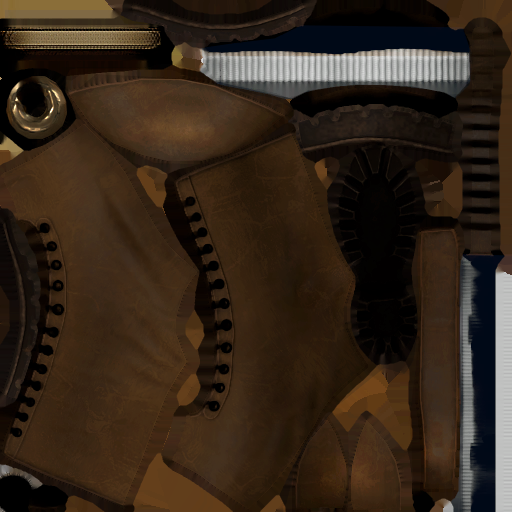
#> input picture scratch/lara_source/8016.png, 512 x 512 px, found by its file name
$ python inspect_candidate_pixels.py
#> lines starting #> are read from the running program, lines starting #| are printed output that depends on the picture
from PIL import Image
import numpy as np

def main():
    img_path = "sources_backup/lara-croft-2026-rigged/textures/8016.png"
    img = Image.open(img_path).convert('RGBA')
#> img is the input picture: PIL image 512x512 RGBA; mean R, G, B, A 52.6, 38.6, 25.9, 254.8
    data = np.array(img)

    # Let's inspect the candidate regions:
    # We want to find white/grey plissé fabric.
    # Region 1: Row 0-2, Col 0-3 (Top-left)
    # Row 0-2 -> Y=[0, 96], Col 0-3 -> X=[0, 128]
    # Region 2: Row 13-15, Col 6-14 (Bottom-right-ish)
    # Row 13-15 -> Y=[416, 512], Col 6-14 -> X=[192, 480]
    # Region 3: Row 5-8, Col 13-15 (Middle-right)
    # Row 5-8 -> Y=[160, 288], Col 13-15 -> X=[416, 512]

    regions = [
        ("Top-left (Y=[0, 96], X=[0, 128])", 0, 96, 0, 128),
        ("Bottom-right-ish (Y=[416, 512], X=[192, 480])", 416, 512, 192, 480),
        ("Middle-right (Y=[160, 288], X=[416, 512])", 160, 288, 416, 512)
    ]

    for name, y_min, y_max, x_min, x_max in regions:
        region_data = data[y_min:y_max, x_min:x_max]
        r = region_data[:, :, 0]
        g = region_data[:, :, 1]
        b = region_data[:, :, 2]
        a = region_data[:, :, 3]

        # White/grey pixels check: r > 180, g > 180, b > 180, and low saturation (difference < 15)
        white_mask = (a > 200) & (r > 180) & (g > 180) & (b > 180) & (np.abs(r - g) < 15) & (np.abs(g - b) < 15)
        num_whites = np.sum(white_mask)
        avg_color = [np.mean(r), np.mean(g), np.mean(b)]

        print(f"Region {name}:")
        print(f"  Average color: R={avg_color[0]:.1f}, G={avg_color[1]:.1f}, B={avg_color[2]:.1f}")
        print(f"  Number of white/grey pixels (r/g/b > 180): {num_whites} out of {region_data.size // 4}")
#> this loop made 3 passes
#> (num_whites, avg_color) on passes 1 to 3: (0, [66.86, 51.75, 31.53]), (0, [57.42, 38.89, 22.45]), (20, [43.42, 31.39, 21.97])
#|   Average color: R=66.9, G=51.8, B=31.5
#|   Number of white/grey pixels (r/g/b > 180): 0 out of 12288
#|   Average color: R=57.4, G=38.9, B=22.5
#|   Number of white/grey pixels (r/g/b > 180): 0 out of 27648
#|   Average color: R=43.4, G=31.4, B=22.0
#|   Number of white/grey pixels (r/g/b > 180): 20 out of 12288
#> pass 1, in main, `region_data = data[y_min:y_max, x_min:x_max]`:
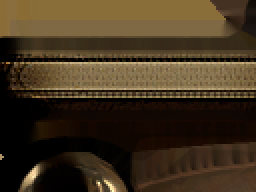
#> region_data: shape (96, 128, 4) (shown 2 times larger); mean R, G, B, A 66.9, 51.8, 31.5, 254.8; transparent parts drawn white
#> pass 1, in main, `r = region_data[:, :, 0]`:
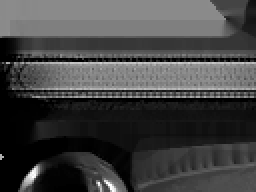
#> r: shape (96, 128) (shown 2 times larger); min 0, max 255, mean 66.9
#> pass 1, in main, `g = region_data[:, :, 1]`:
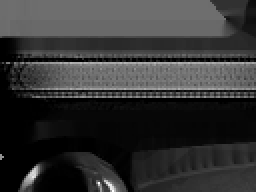
#> g: shape (96, 128) (shown 2 times larger); min 0, max 255, mean 51.8
#> pass 1, in main, `b = region_data[:, :, 2]`:
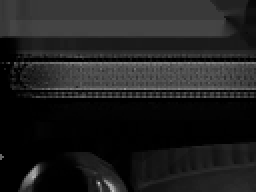
#> b: shape (96, 128) (shown 2 times larger); min 0, max 191, mean 31.5
#> after the loop:
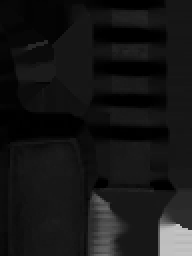
#> b: shape (128, 96) (shown 2 times larger); min 0, max 197, mean 22
#> after the loop:
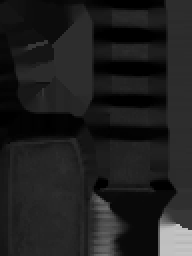
#> g: shape (128, 96) (shown 2 times larger); min 0, max 197, mean 31.4
#> after the loop:
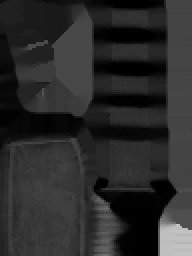
#> r: shape (128, 96) (shown 2 times larger); min 0, max 195, mean 43.4

if __name__ == "__main__":
    main()

$ run again, with scratch/lara_source/8000.png copied over scratch/lara_source/8016.png
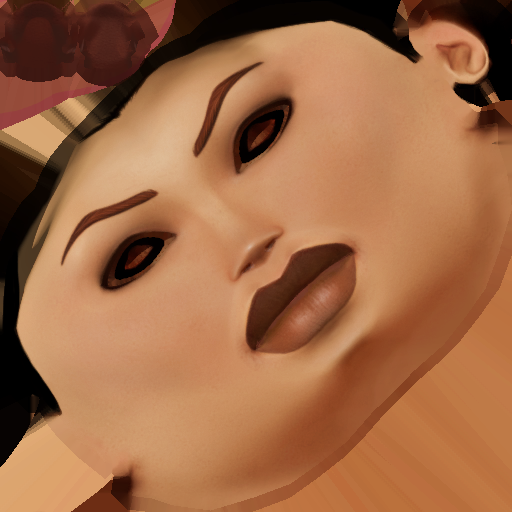
#> input picture scratch/lara_source/8000.png, 512 x 512 px, found by its file name
#> in main, img is the input picture: PIL image 512x512 RGBA; mean R, G, B, A 159.7, 106, 70.3, 254.9
#> the loop in main, `for name, y_min, y_max, x_min, x_max in regions:` made 3 passes
#> avg_color on passes 1 to 3: [80.42, 35.61, 26.11], [179, 108.6, 62.71], [177.3, 112.8, 70.15]
#> (printed output is left out)
#> after the loop in main, `for name, y_min, y_max, x_min, x_max in regions:`:
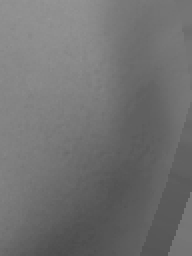
#> g: shape (128, 96) (shown 2 times larger); min 75, max 149, mean 112.8
#> after the loop in main, `for name, y_min, y_max, x_min, x_max in regions:`:
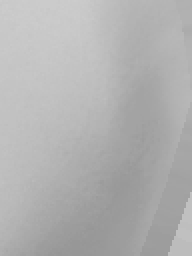
#> r: shape (128, 96) (shown 2 times larger); min 149, max 204, mean 177.3

$ run again, with scratch/lara_source/8001.png copied over scratch/lara_source/8016.png
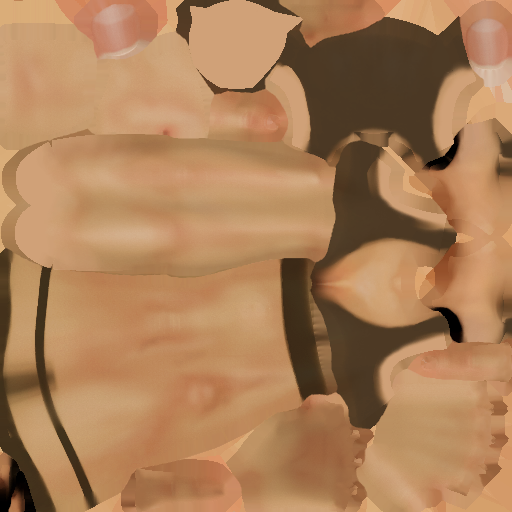
#> input picture scratch/lara_source/8001.png, 512 x 512 px, found by its file name
#> in main, img is the input picture: PIL image 512x512 RGBA; mean R, G, B, A 172.1, 127.9, 88.5, 254.9
#> the loop in main, `for name, y_min, y_max, x_min, x_max in regions:` made 3 passes
#> avg_color on passes 1 to 3: [204.1, 155.5, 115.1], [182.3, 133.1, 89.95], [178.9, 127.2, 85.52]
#> (printed output is left out)
#> after the loop in main, `for name, y_min, y_max, x_min, x_max in regions:`:
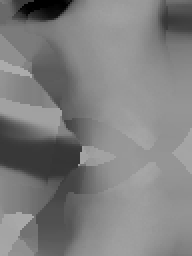
#> g: shape (128, 96) (shown 2 times larger); min 0, max 171, mean 127.2
#> after the loop in main, `for name, y_min, y_max, x_min, x_max in regions:`:
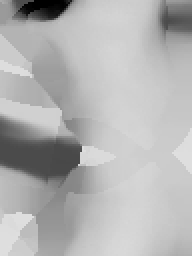
#> r: shape (128, 96) (shown 2 times larger); min 0, max 223, mean 178.9

$ run again, with scratch/lara_source/8002.png copied over scratch/lara_source/8016.png
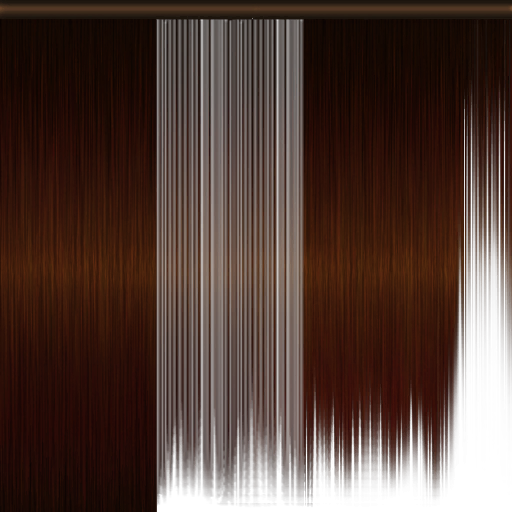
#> input picture scratch/lara_source/8002.png, 512 x 512 px, found by its file name
#> in main, img is the input picture: PIL image 512x512 RGBA; mean R, G, B, A 37.8, 14.9, 6.5, 203.5
#> the loop in main, `for name, y_min, y_max, x_min, x_max in regions:` made 3 passes
#> avg_color on passes 1 to 3: [28.14, 13.53, 6.76], [22.16, 7.72, 4.19], [52.03, 22.17, 8.75]
#> (printed output is left out)
#> after the loop in main, `for name, y_min, y_max, x_min, x_max in regions:`:
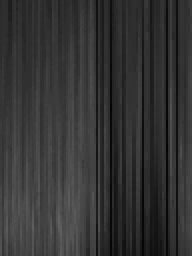
#> r: shape (128, 96) (shown 2 times larger); min 4, max 99, mean 52
